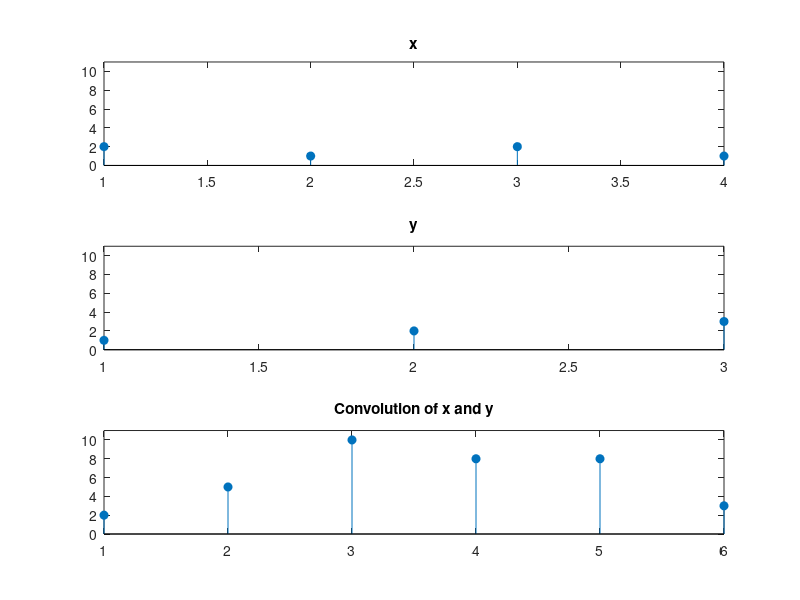

This figure's MATLAB source:
x = [2 1 2 1];
y = [1 2 3];
clin = conv(x,y);

subplot(3,1,1);
stem(x, 'filled');
ylim([0 11]);
title('x');

subplot(3,1,2);
stem(y, 'filled');
ylim([0 11]);
title('y');

subplot(3,1,3);
stem(clin, 'filled');
ylim([0 11]);
title('Convolution of x and y');
